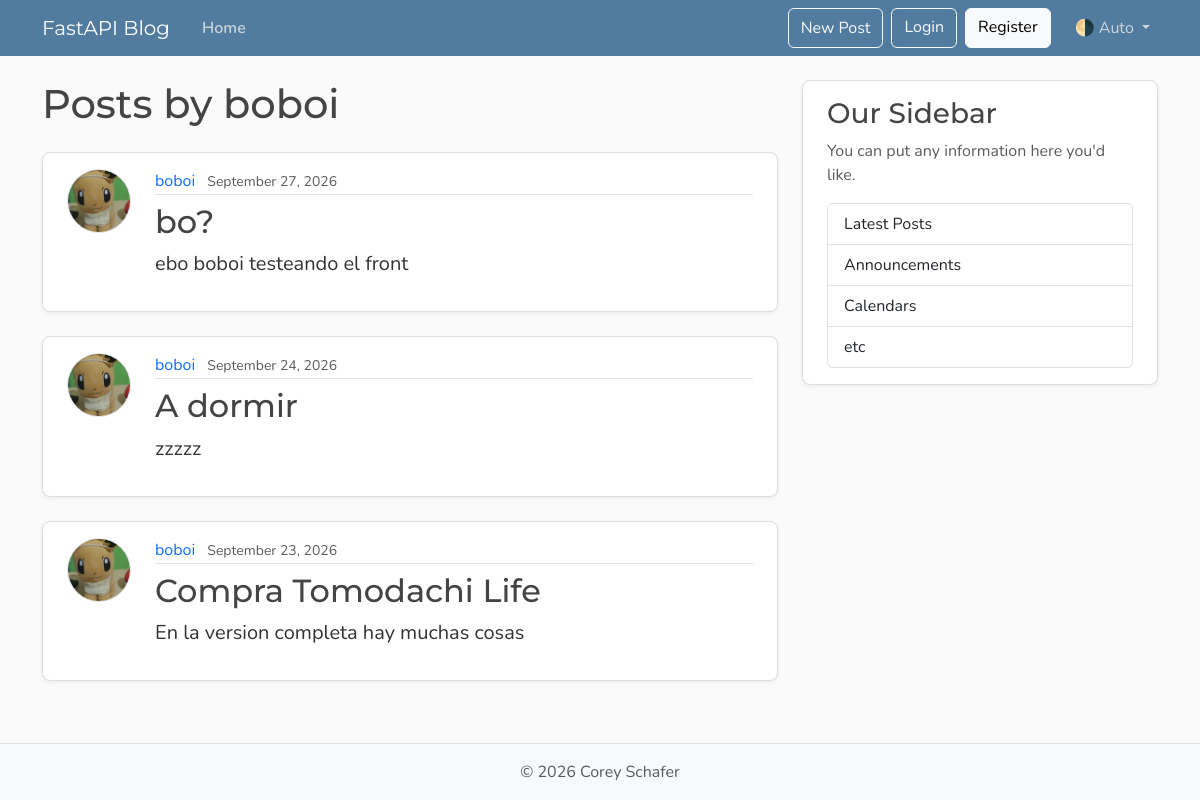
The page /users/1/posts on the database its author committed.
### models.py (models this page shows, shortened)
class User(Base):
    __tablename__ = "users"
    id: Mapped[int] = mapped_column(Integer, primary_key=True, index=True)
    username: Mapped[str] = mapped_column(String(50), unique=True, nullable=False)
    email: Mapped[str] = mapped_column(String(120), unique=True, nullable=False)
    image_file: Mapped[str | None] = mapped_column(String(200), nullable=True, default=None)
    posts: Mapped[list[Post]] = relationship("Post", back_populates="author", cascade="all, delete-orphan")

class Post(Base):
    __tablename__ = "posts"
    id: Mapped[int] = mapped_column(Integer, primary_key=True, index=True)
    title: Mapped[str] = mapped_column(String(100), nullable=False)
    content: Mapped[str] = mapped_column(Text, nullable=False)
    user_id: Mapped[int] = mapped_column(ForeignKey("users.id"), nullable=False, index=True)
    date_posted: Mapped[datetime] = mapped_column(DateTime(timezone=True), nullable=False, default=lambda: datetime.now(UTC))
    author: Mapped[User] = relationship("User", back_populates="posts")

### main.py (the view)
@app.get("/users/{user_id}/posts", include_in_schema=False, name="user_posts")
async def user_posts_page(request: Request, user_id: int, db: Annotated[AsyncSession, Depends(get_db)]):
    result = await db.execute(select(models.User).where(models.User.id == user_id))
    user = result.scalars().first()
    if not user:
        raise HTTPException(status_code=status.HTTP_404_NOT_FOUND, detail="User not found")
    result = await db.execute(select(models.Post)
                              .options(selectinload(models.Post.author))
                              .where(models.Post.user_id == user_id)
                              .order_by(models.Post.date_posted.desc()))
    posts = result.scalars().all()
    return templates.TemplateResponse(request, "user_posts.html", {"posts": posts, "user": user, "title": f"{user.username}'s Posts"})

### templates/user_posts.html
{% extends "layout.html" %}
{% block content %}
  <h1 class="mb-4">Posts by {{ user.username }}</h1>
  {% for post in posts %}
    <article class="content-section py-3 px-4 mb-4">
      <div class="d-flex align-items-start gap-4">
        <img class="rounded-circle article-img flex-shrink-0"
             src="{{ post.author.image_path }}"
             alt="{{ post.author.username }}'s profile picture"
             width="64"
             height="64"
             loading="lazy">
        <div class="flex-grow-1">
          <div class="article-metadata mb-2">
            <a class="me-2"
               href="{{ url_for('user_posts', user_id=post.author.id) }}">{{ post.author.username }}</a>
            <small class="text-body-secondary">{{ post.date_posted.strftime("%B %d, %Y") }}</small>
          </div>
          <h2>
            <a class="article-title"
               href="{{ url_for('post_page', post_id=post.id) }}">{{ post.title }}</a>
          </h2>
          <p class="article-content">{{ post.content }}</p>
        </div>
      </div>
    </article>
  {% else %}
    <p class="text-body-secondary">No posts by this user yet.</p>
  {% endfor %}
{% endblock content %}

### templates/layout.html (shortened to what this page needs)
<!DOCTYPE html>
<html lang="en">
  <head>
    <link href="https://cdn.jsdelivr.net/npm/bootstrap@5.3.8/dist/css/bootstrap.min.css"
          rel="stylesheet"
>
    <link rel="stylesheet"
          type="text/css"
          href="{{ url_for("static", path='css/main.css') }}">
  </head>
  <body class="d-flex flex-column min-vh-100">
    <header class="site-header">
      <nav class="navbar navbar-expand-md bg-steel fixed-top"
           data-bs-theme="dark">
        <div class="container">
          <a class="navbar-brand me-4" href="{{ url_for("home") }}">FastAPI Blog</a>
          <div class="collapse navbar-collapse" id="navbarToggle">
            <div class="navbar-nav me-auto">
              <a class="nav-link active"
                 aria-current="page"
                 href="{{ url_for("home") }}">Home</a>
            </div>
            <div class="navbar-nav">
              <button class="btn btn-outline-light mb-2 mb-md-0 me-md-2"
                      type="button"
                      data-bs-toggle="modal"
                      data-bs-target="#createPostModal">New Post</button>
              <a class="btn btn-outline-light mb-2 mb-md-0 me-md-2" href="#">Login</a>
              <a class="btn btn-light mb-2 mb-md-0 me-md-3" href="#">Register</a>
              <div class="nav-item dropdown">
                <a class="nav-link dropdown-toggle"
                   href="#"
                   role="button"
                   id="bd-theme"
                   data-bs-toggle="dropdown"
                   aria-expanded="false">
                  <span id="bd-theme-text">🌗 Auto</span>
                </a>
              </div>
            </div>
          </div>
        </div>
      </nav>
    </header>
    <main role="main" class="container">
      <div class="row">
        <div class="col-md-8">
          {% block content %}
          {% endblock content %}
        </div>
        <aside class="col-md-4">
          <div class="content-section py-3 px-4 mb-4">
            <h3>Our Sidebar</h3>
            <p class="text-body-secondary">You can put any information here you'd like.</p>
            <ul class="list-group">
              <li class="list-group-item">Latest Posts</li>
              <li class="list-group-item">Announcements</li>
              <li class="list-group-item">Calendars</li>
              <li class="list-group-item">etc</li>
            </ul>
          </div>
        </aside>
      </div>
    </main>
    <footer class="mt-auto py-3 bg-body-tertiary border-top">
      <div class="container text-center">
        <p class="text-body-secondary mb-0">
          © <span id="year"></span> Corey Schafer
        </p>
      </div>
    </footer>
  </body>
</html>

### static/css/main.css (style rules this page uses)
:root { --font-heading: "Montserrat", system-ui, -apple-system, BlinkMacSystemFont, sans-serif; --font-body: "Nunito", system-ui, -apple-system, BlinkMacSystemFont, sans-serif; --color-bg-body: #fafafa; --color-bg-content: #ffffff; --color-text-primary: #333333; --color-text-heading: #444444; --color-steel: #527c9f; --color-nav-link: #cbd5db; --color-nav-link-hover: #ffffff; --color-link-hover: #428bca; --color-border: #dddddd; --color-border-light: #e3e3e3; --spacing-xl: 5rem; --article-img-size: 4rem; --account-img-size: 7.813rem; }
body { font-family: var(--font-body); background: var(--color-bg-body); color: var(--color-text-primary); }
main { padding-top: var(--spacing-xl); }
h1, h2, h3, h4, h5, h6 { font-family: var(--font-heading); color: var(--color-text-heading); }
.navbar-brand { font-family: var(--font-heading); }
a { text-decoration: none; }
.bg-steel { background-color: var(--color-steel); }
.site-header .navbar-nav .nav-link { color: var(--color-nav-link); transition: color 0.2s ease-in-out; }
.site-header .navbar-nav .nav-link.active { font-weight: 600; }
.content-section { background: var(--color-bg-content); border: 1px solid var(--color-border); border-radius: 0.5rem; box-shadow: 0 2px 4px rgba(15, 23, 42, 0.05); transition: box-shadow 0.15s ease, transform 0.15s ease, border-color 0.15s ease; }
.article-title { color: var(--color-text-heading); transition: color 0.2s ease-in-out; }
.article-content { white-space: pre-line; font-size: 1.25rem; }
.article-img { height: var(--article-img-size); width: var(--article-img-size); flex-shrink: 0; object-fit: cover; border: 1px solid var(--color-border-light); box-shadow: 0 0 0 2px var(--color-bg-content); }
.article-metadata { padding-bottom: 0.063rem; border-bottom: 1px solid var(--color-border-light); }
.article-metadata a { transition: color 0.2s ease-in-out; }
[data-bs-theme="dark"] { --color-bg-body: #1a1a1a; --color-bg-content: #2d2d2d; --color-text-primary: #e0e0e0; --color-text-heading: #f0f0f0; --color-border: #404040; --color-border-light: #4a4a4a; }

### rows shown on the page
User: username "boboi"
Post: author.image_path (picture), author.username "boboi", date_posted "September 27, 2026", title "bo?", content "ebo boboi testeando el front"
Post: author.image_path (picture), author.username "boboi", date_posted "September 24, 2026", title "A dormir", content "zzzzz"
Post: author.image_path (picture), author.username "boboi", date_posted "September 23, 2026", title "Compra Tomodachi Life", content "En la version completa hay muchas cosas"
